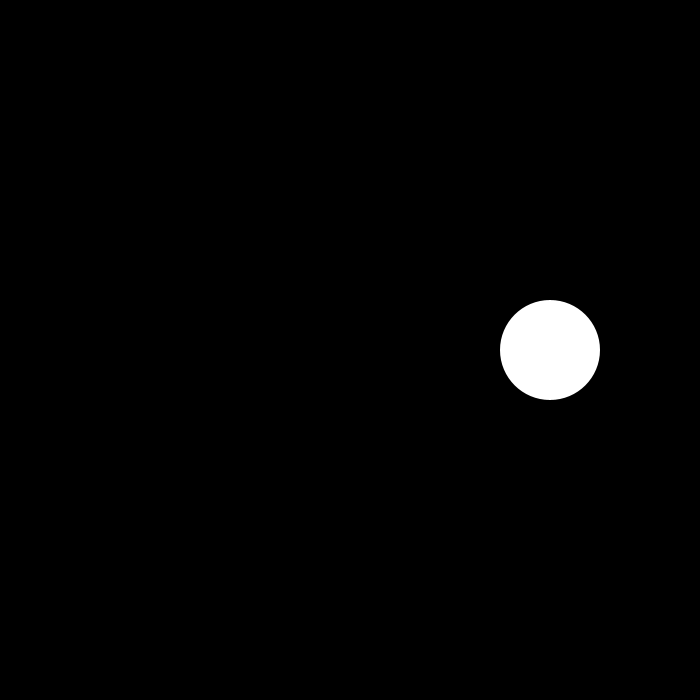
Frame 1 (no input)
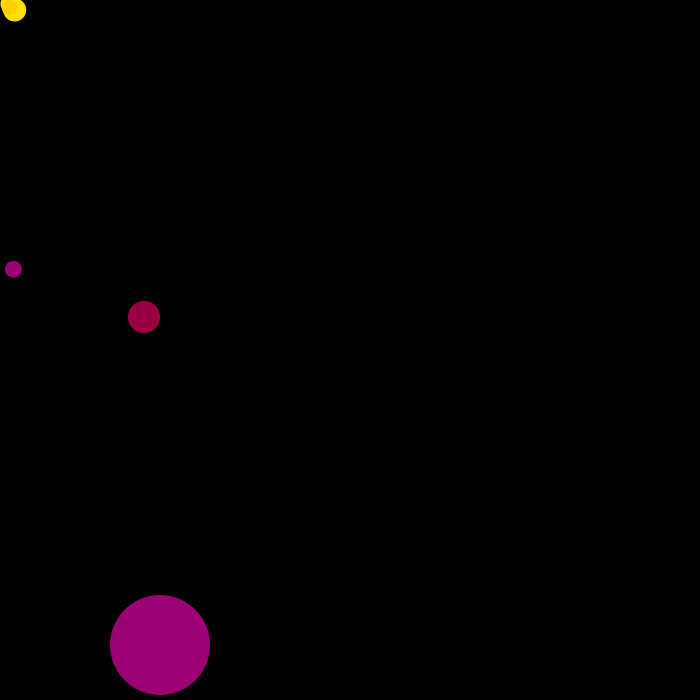
Frame 60 (the mouse pressed at the canvas centre just before this capture)
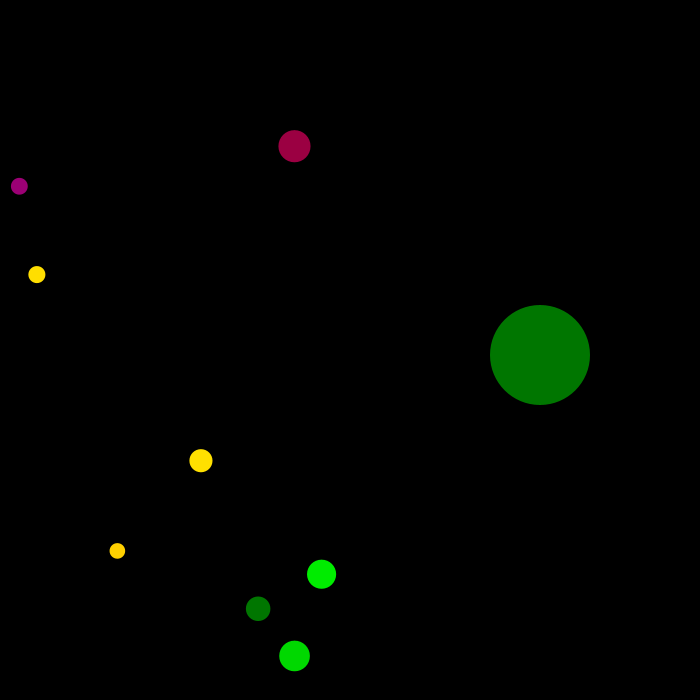
Frame 120 (the mouse held since frame 60 and released just before this capture)

The Processing sketch that drew these frames (run headless with seeded random() and noise(); from frame 60 on, the mouse is pressed at the canvas centre):

// Processing sketch: processing_27997
// ── processing_27997.pde

///////////////////////////////////////////////////////////////////
///Based on the sketch "Simple Particle System" by Callum Rogers///
///////////////////////by Alyssa Riach/////////////////////////////
///////////////////////////////////////////////////////////////////


class Particle {
  float x = width;
  float y = height;
  float xv = -3.2+random(6);
  float yv = -random(8); 
  float maxYV = 20;
  float gravity = 0.3; 
  float friction = 1; 
  float radius = random(15,35);
  color Pcolor = color(0,0,0);
  

  
  Particle(float xp,float yp, color tempColor){
    x = xp;
    y = yp;
    Pcolor = tempColor;
  }
  
  Particle(float xp,float yp,float xvel,float yvel) {
    xv = xvel;
    yv = yvel;
  }
  
  void run() {
    update();
    render();
  }
  
  void update() {          
    if(x <= radius) {
      xv = abs(xv);
    }
    else if(x >= width - radius) {   
      xv = -abs(xv);
    }
  
    if(y + radius >= height) {      
      yv = -abs(yv);
      if(y + radius - height >= 0.15) {
        y = height - radius;
        if(yv > -0.1) {
          xv *= 0.96;
        }
      }
    }
  
    if((yv < maxYV)) { 
      yv += gravity;
    }
    yv *= friction;
    y += yv;
  
    x += xv;
  }
  
  void render() {
    fill(Pcolor);
    ellipse(x,y,radius,radius);
  }
}
 

class ParticleSystem {
  ArrayList particles = new ArrayList();
    
   void add(Particle p) {
    particles.add(p);
  }
    
  void removeAll() {
    particles.clear();
  }
    
  void run() {
    for(int i = 0; i < particles.size(); i++) {
      Particle p = (Particle)particles.get(i);
      p.run();
    }
  }
}
 
 
int oneX = 500;
int oneY = 300;
 
int changeX = 10;
int changeY = 5;
int ChangeX = 10;
int ChangeY = 7;
 
ParticleSystem ps;
color ballcolor = color(0,0,0);


void setup() {
 
  size(700, 700);
  ps = new ParticleSystem();
  smooth();
  frameRate(40);
}
 
void draw() {
  background(0);
  ellipseMode(CORNER);
  noStroke();
  ellipse(oneX, oneY, 100, 100);
  oneX += changeX;
  oneY += changeY;
  if(oneX >= 600 || oneX <= 0) {
    changeX *= -1;
  }
  if(oneY >= 600 || oneY <= 0) {
    changeY *= -1;
  }
  if(oneX >= 600) {
    for(int i = 0; i < random(1,5); i++) {
      color newColor = color(155, 0, random(0,255));
      ps.add(new Particle(mouseX, mouseY, newColor));
    }
  }
  if(oneX <= 0) {
    for(int i = 0; i < random(1,5); i++) {
      color newColor = color(0,random(95,255),0);
      ps.add(new Particle(mouseX, mouseY, newColor));
    }
  }
  if(oneY >= 600) {
    for(int i = 0; i < random(1,5); i++) {
      color newColor = color(255, random(205,255), 0);
      ps.add(new Particle(mouseX, mouseY, newColor));
    }
  }
  if(oneY <= 0) {
    for(int i = 0; i < random(1,5); i++) {
      color newColor = color(0, random(70,255), 255);
      ps.add(new Particle(mouseX, mouseY, newColor));
    }
  }
      ps.run();

}

 
void keyPressed() {
  if(key != CODED) {
    switch(key) {
      case 'c' : ps.removeAll(); break;
    }
  }
}
